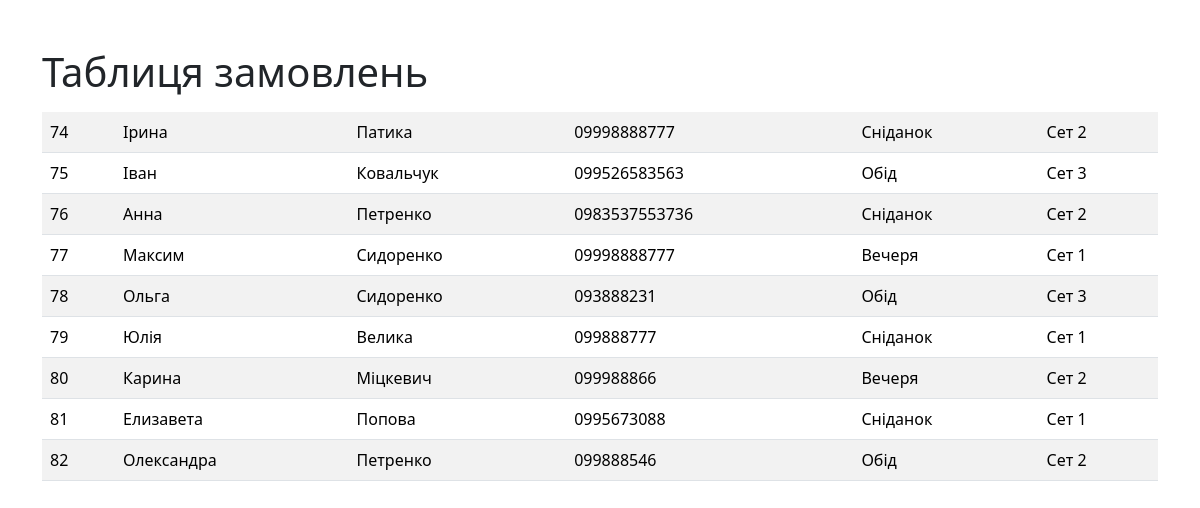
The page /admin_1.php on the database its author committed.
### tables this page shows
CREATE TABLE `orders1` (
  `order_id` int(11) NOT NULL,
  `customer_name` varchar(255) NOT NULL,
  `customer_surname` varchar(255) NOT NULL,
  `phone` varchar(20) NOT NULL,
  `category` varchar(255) NOT NULL,
  `dishes` text NOT NULL
);

### admin_1.php (the view, shortened to what this page needs)
<!DOCTYPE html>
<html lang="en">
<head>
  <link href="https://cdn.jsdelivr.net/npm/bootstrap@5.3.3/dist/css/bootstrap.min.css" rel="stylesheet">
</head>
<body>
    <div class="container mt-5">
        <h1 class="mb-3">Таблиця замовлень</h1>
        <?php
        $dsn = 'mysql:host=localhost:8889;dbname=restaurant';
        $username = 'root';
        $password = 'root';
        try {
            $dbConnection = new PDO($dsn, $username, $password);
            $dbConnection->setAttribute(PDO::ATTR_ERRMODE, PDO::ERRMODE_EXCEPTION);
        } catch (PDOException $e) {
            echo 'Помилка підключення до бази даних: ' . $e->getMessage();
            exit;
        }
        $tableName = 'orders1';
        $sql = "SELECT * FROM $tableName";
        $stmt = $dbConnection->prepare($sql);
        $stmt->execute();
        $results = $stmt->fetchAll(PDO::FETCH_ASSOC);
        ?>
        <?php if ($results): ?>
            <table class="table table-striped mt-3">
                <tbody>
                    <?php foreach ($results as $row): ?>
                        <tr>
                            <?php foreach ($row as $value): ?>
                                <td><?= $value ?></td>
                            <?php endforeach; ?>
                        </tr>
                    <?php endforeach; ?>
                </tbody>
            </table>
        <?php else: ?>
            <p class="mt-3">Таблиця порожня або не існує</p>
        <?php endif; ?>
    </div>
</body>
</html>

### rows shown on the page
orders1: order_id "74", customer_name "Ірина", customer_surname "Патика", phone "09998888777", category "Сніданок", dishes "Сет 2"
orders1: order_id "75", customer_name "Іван", customer_surname "Ковальчук", phone "099526583563", category "Обід", dishes "Сет 3"
orders1: order_id "76", customer_name "Анна", customer_surname "Петренко", phone "0983537553736", category "Сніданок", dishes "Сет 2"
orders1: order_id "77", customer_name "Максим", customer_surname "Сидоренко", phone "09998888777", category "Вечеря", dishes "Сет 1"
orders1: order_id "78", customer_name "Ольга", customer_surname "Сидоренко", phone "093888231", category "Обід", dishes "Сет 3"
orders1: order_id "79", customer_name "Юлія", customer_surname "Велика", phone "099888777", category "Сніданок", dishes "Сет 1"
orders1: order_id "80", customer_name "Карина", customer_surname "Міцкевич", phone "099988866", category "Вечеря", dishes "Сет 2"
orders1: order_id "81", customer_name "Елизавета", customer_surname "Попова", phone "0995673088", category "Сніданок", dishes "Сет 1"
orders1: order_id "82", customer_name "Олександра", customer_surname "Петренко", phone "099888546", category "Обід", dishes "Сет 2"
